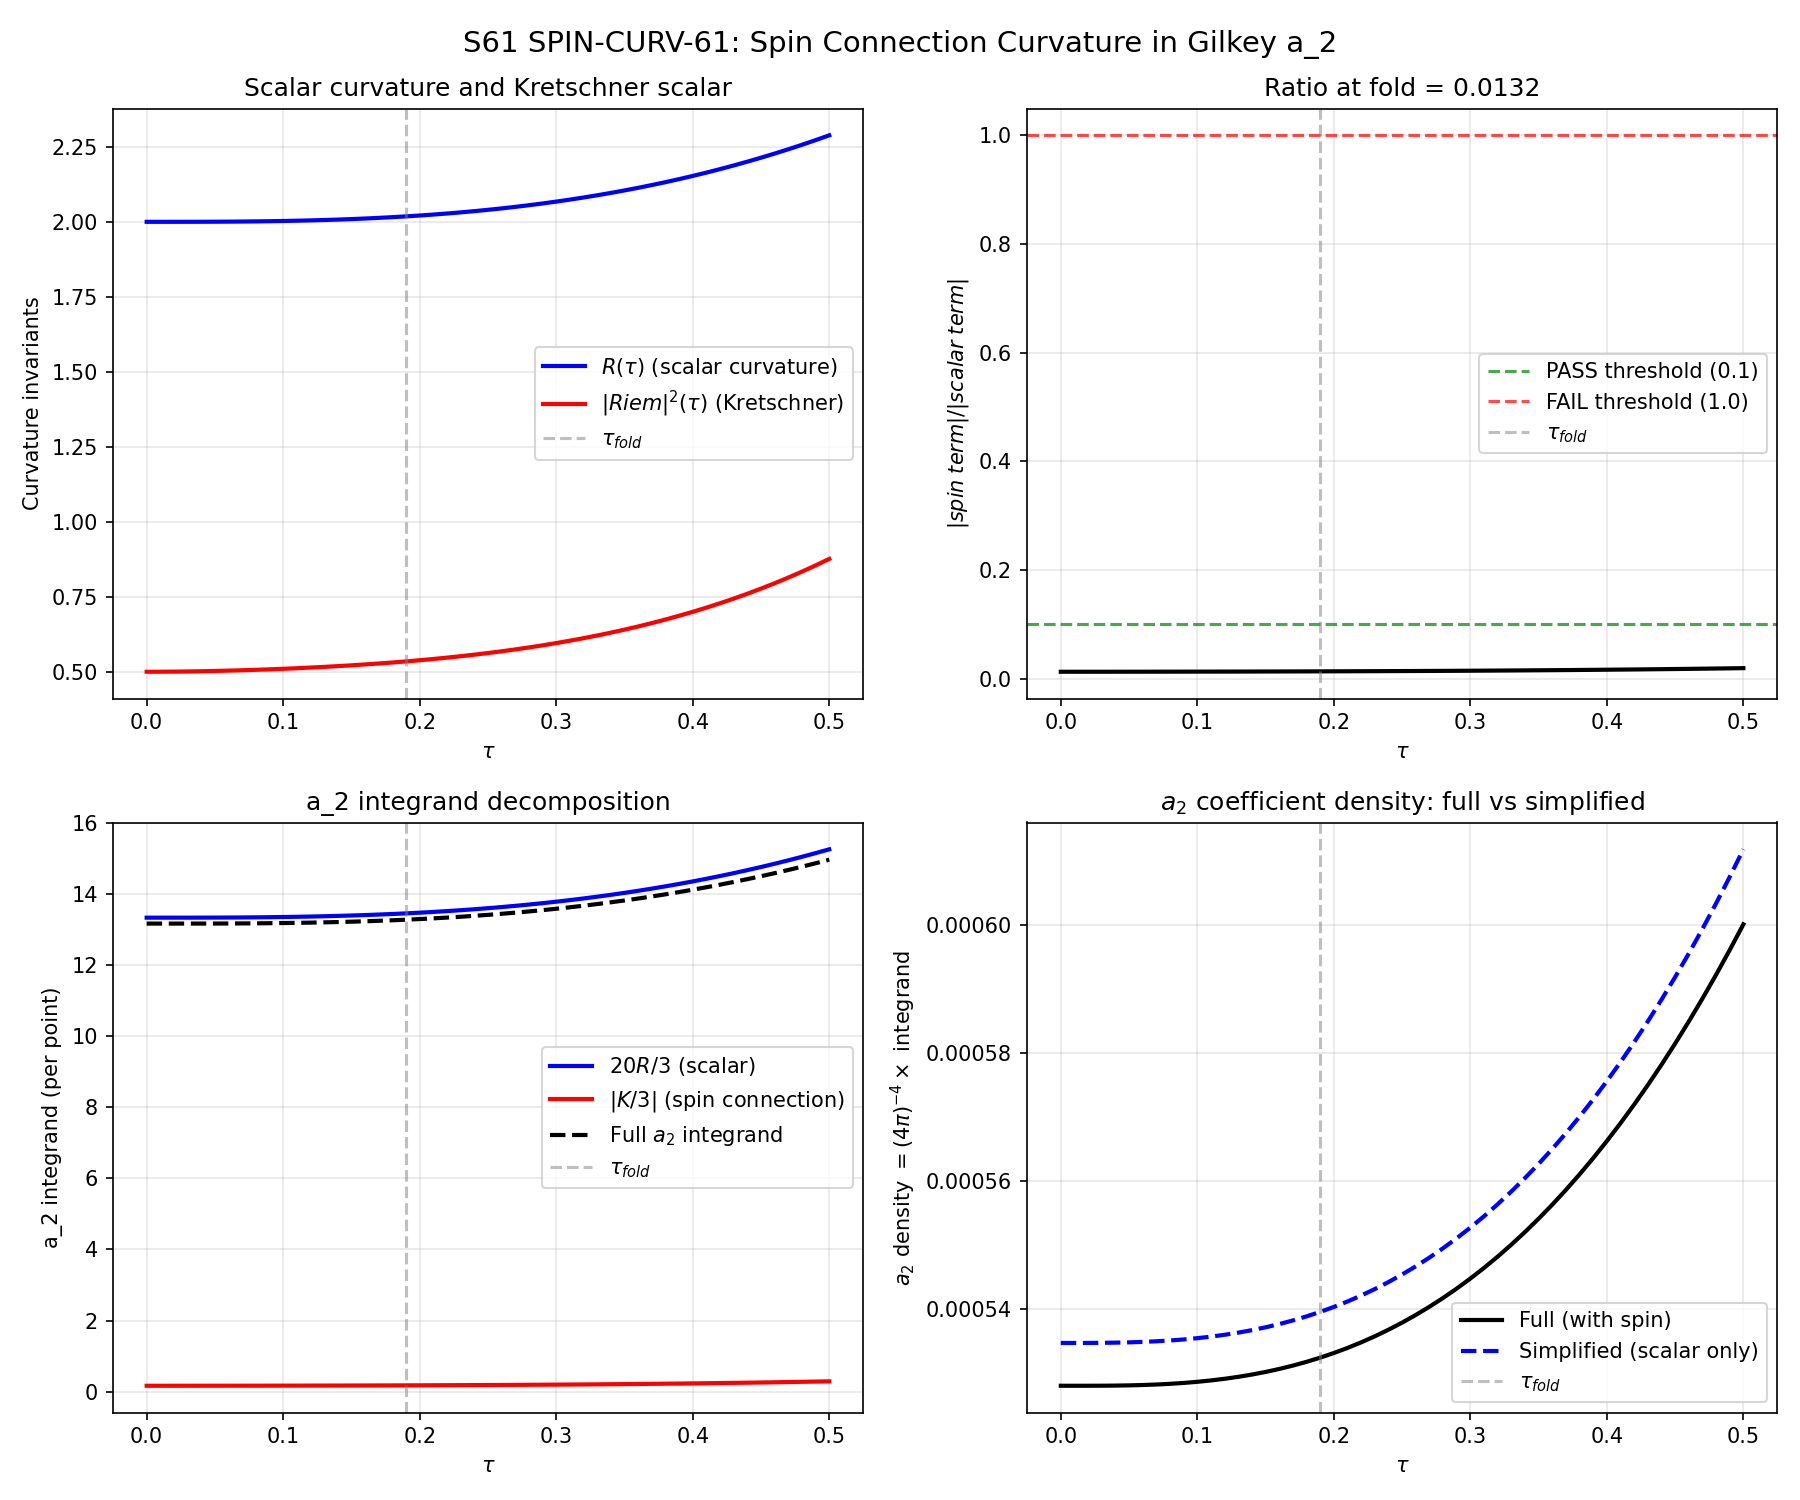

Generate this figure with Python:
#!/usr/bin/env python3
"""
S61 SPIN-CURV-61: Spin Connection Curvature Term in Gilkey a_2
===============================================================

Determines whether (1/12)*tr(Omega^2) in the Gilkey a_2 formula is
negligible compared to (R/6)*tr(id) on Jensen-deformed SU(3).

Mathematical Framework
----------------------

The Gilkey a_2 coefficient for the operator P = D^2 on a spin bundle
(where D is the Dirac operator) has the standard form:

    a_2(x, P) = (4*pi)^{-d/2} * tr_S[ (R/6)*Id_S + E ]        (*)

where:
    d = 8 (dim SU(3))
    Id_S = 16x16 identity (spinor bundle on 8-manifold, rank 2^4 = 16)
    E = endomorphism term from D^2 = -( nabla^2 + E )  # (local)
    R = scalar curvature

For the Dirac operator on a spin manifold (Lichnerowicz formula):

    D^2 = nabla^* nabla + (R/4)*Id_S

So E = -R/4 * Id_S (the Lichnerowicz endomorphism). But the FULL
Gilkey a_2 for a general Laplace-type operator is:

    a_2 = (4*pi)^{-d/2} * integral tr_S( R/6 * Id - E + (1/6)*Omega_{ij}Omega^{ij} ) dvol

Wait -- let me be precise. Gilkey's formula (see Gilkey, "Invariance Theory",
Theorem 4.1.6) for the heat kernel coefficient a_2 of a Laplace-type operator
P = -(g^{ij} nabla_i nabla_j + E) acting on sections of a vector bundle V:

    a_2(P) = (4*pi)^{-d/2} * integral_M tr_V[ (R/6)*Id_V - E + (1/6)*Omega_{ij}Omega^{ij} ] dvol

where Omega_{ij} is the curvature of the connection on V, and the 1/6 is
Gilkey's convention (some authors write 1/12 with a factor of 2 absorbed).

For D^2 with Lichnerowicz: E = -R/4 * Id_S, so:
    R/6 * Id - E = R/6 * Id + R/4 * Id = (5R/12) * Id

The spin connection curvature on spinors is:
    Omega_{ab} = (1/4) R_{abcd} gamma^c gamma^d

And the trace:
    tr_S(Omega_{ab} Omega^{ab}) = (1/16) R_{abcd} R_{abef} tr_S(gamma^c gamma^d gamma^e gamma^f)

Using:
    tr(gamma^c gamma^d gamma^e gamma^f) = 2^{d/2} * (delta^{cd}delta^{ef} - delta^{ce}delta^{df} + delta^{cf}delta^{de})

for d=8: 2^4 = 16, so:
    tr_S(gamma^c gamma^d gamma^e gamma^f) = 16*(delta_{cd}delta_{ef} - delta_{ce}delta_{df} + delta_{cf}delta_{de})

Therefore:
    tr_S(Omega_{ab}Omega^{ab}) = (1/16)*R_{abcd}*R_{abef}*16*(delta_{cd}delta_{ef} - delta_{ce}delta_{df} + delta_{cf}delta_{de})
                                = R_{abcd}*R_{abef}*(delta_{cd}delta_{ef} - delta_{ce}delta_{df} + delta_{cf}delta_{de})
                                = R_{abcc}*R_{abee} - R_{abcd}*R_{abcd} + R_{abcd}*R_{abdc}

Note: R_{abcc} = 0 (by antisymmetry R_{abcc} = -R_{abcc} = 0).
And R_{abdc} = -R_{abcd} (antisymmetry in last pair).

So: tr_S(Omega_{ab}Omega^{ab}) = 0 - |Riem|^2 - |Riem|^2 = -2*|Riem|^2

where |Riem|^2 = R_{abcd}*R^{abcd} is the Kretschner scalar.

WAIT -- let me re-derive more carefully.

Omega_{ab} = (1/4) R_{abcd} gamma^c gamma^d.

Sum over ON frame a,b:
    sum_{a<b} Omega_{ab} Omega^{ab}  -- but we need the full contraction.

Actually, the curvature 2-form Omega = (1/2) Omega_{ab} e^a wedge e^b,
so the trace we need is:

    tr(Omega_{ij} Omega^{ij}) = sum_{i,j} tr_S(Omega_{ij} Omega_{ij})

where Omega_{ij} = (1/4) R_{ijkl} gamma^k gamma^l.

    = sum_{i,j} (1/16) R_{ijkl} R_{ijmn} tr_S(gamma^k gamma^l gamma^m gamma^n)

    = (1/16) R_{ijkl} R_{ijmn} * 16 * (delta_{kl}delta_{mn} - delta_{km}delta_{ln} + delta_{kn}delta_{lm})

    = R_{ijkl} R_{ijmn} (delta_{kl}delta_{mn} - delta_{km}delta_{ln} + delta_{kn}delta_{lm})

Term 1: R_{ijkk} R_{ijmm} = 0  (antisymmetry in last pair)
Term 2: -R_{ijkl} R_{ijkl} = -|Riem|^2
Term 3: R_{ijkl} R_{ijlk} = -R_{ijkl} R_{ijkl} = -|Riem|^2

So: tr_S(Omega_{ij} Omega^{ij}) = -2 * |Riem|^2

Thus the spin connection curvature term in a_2 is:

    (1/6) * tr_S(Omega_{ij} Omega^{ij}) = -(1/3) * |Riem|^2

And the scalar curvature + endomorphism term is:

    tr_S( (R/6)*Id - E ) = (5R/12) * 16 = (20R/3)

So the integrand of a_2 (before (4*pi)^{-d/2} and volume) is:

    (20R/3) - (1/3)*|Riem|^2

The RATIO we want is:

    ratio = (1/3)*|Riem|^2 / (20R/3) = |Riem|^2 / (20R)

Gate: SPIN-CURV-61
    Let spin_term = (1/3)*|Riem|^2
    Let scalar_term = 20R/3
    ratio = spin_term / scalar_term = |Riem|^2 / (20R)

    PASS if ratio < 0.1
    INFO if 0.1 <= ratio <= 1.0
    FAIL if ratio > 1.0

Cross-checks:
    - |Riem|^2 = Kretschner scalar (exact formula from SP-2)
    - R = scalar curvature (exact formula from SP-2)
    - Numerical Riemann tensor contraction vs exact Kretschner

Output:
    - s61_spin_curvature.npz
    - s61_spin_curvature.png (ratio vs tau)

Author: Spectral Geometer (Session 61)
Date: 2026-03-28
"""

import numpy as np
import sys
import os
import time

import matplotlib
matplotlib.use('Agg')
import matplotlib.pyplot as plt

# ---------------------------------------------------------------------------
#  Path setup
# ---------------------------------------------------------------------------
SCRIPT_DIR = os.path.dirname(os.path.abspath(__file__))
sys.path.insert(0, SCRIPT_DIR)
from canonical_constants import tau_fold, PI

ARCHIVE_DIR = os.path.join(os.path.dirname(SCRIPT_DIR), 'computations/_shared')
sys.path.insert(0, ARCHIVE_DIR)

from dirac_spectrum import (
    su3_generators,
    compute_structure_constants,
    compute_killing_form,
    jensen_metric,
    orthonormal_frame,
    frame_structure_constants,
    connection_coefficients,
    validate_connection,
)
from r20a_riemann_tensor import (
    compute_riemann_tensor_ON_fast,
    scalar_curvature_our_metric,
    kretschner_exact,
)


# =============================================================================
# COMPUTATION
# =============================================================================

def compute_spin_curvature_ratio(s):
    """
    Compute the ratio of spin-connection curvature term to scalar curvature
    term in the Gilkey a_2 coefficient, at Jensen parameter s.

    Returns dict with all intermediate quantities.
    """
    # Exact analytic values (from SP-2, verified to machine epsilon)
    R_exact = scalar_curvature_our_metric(s)
    K_exact = kretschner_exact(s)

    # Numerical Riemann tensor for cross-check
    R_abcd = compute_riemann_tensor_ON_fast(s)

    # Numerical Kretschner
    K_numerical = np.einsum('abcd,abcd->', R_abcd, R_abcd)

    # Numerical Ricci tensor and scalar curvature
    # R_{ab} = R^c_{acb} = sum_c R_{acbc} ... wait, need to be careful with index convention.
    # R_abcd[a,b,c,d] = R_{abcd}. Ricci: Ric_{bd} = g^{ac} R_{abcd} = sum_a R_{abad}
    # In ON frame g^{ac} = delta^{ac}, so Ric_{bd} = sum_a R_{abad}
    Ric_ab = np.einsum('abac->bc', R_abcd)
    R_numerical = np.trace(Ric_ab)  # scalar curvature = g^{ab} Ric_{ab} = sum_a Ric_{aa}

    # Validate: cross-check numerical vs exact
    K_err = abs(K_numerical - K_exact) / abs(K_exact)
    R_err = abs(R_numerical - R_exact) / abs(R_exact)

    # The spin connection curvature on spinors:
    #   Omega_{ab} = (1/4) R_{abcd} gamma^c gamma^d
    #   tr_S(Omega_{ab} Omega^{ab}) = -2 * |Riem|^2
    # (derived in docstring above, using tr(gamma^c gamma^d gamma^e gamma^f) identity)

    tr_Omega_sq = -2.0 * K_exact  # = tr_S(sum_{a,b} Omega_{ab} Omega_{ab})

    # Gilkey a_2 integrand (before (4*pi)^{-d/2} * Vol):
    # Full:   tr_S(R/6 * Id - E) + (1/6) * tr_S(Omega Omega)
    # where E = -R/4 * Id (Lichnerowicz) and Id is 16x16
    # Scalar + endomorphism part: (R/6 + R/4) * 16 = (5R/12) * 16 = 20R/3
    # Spin connection part: (1/6) * tr_S(Omega Omega) = (1/6) * (-2 * K) = -K/3

    scalar_term = 20.0 * R_exact / 3.0      # = (5R/12) * 16
    spin_term = -K_exact / 3.0               # = (1/6) * (-2K)

    # The full a_2 integrand = scalar_term + spin_term = 20R/3 - K/3

    # RATIO: |spin_term| / |scalar_term|
    ratio = abs(spin_term) / abs(scalar_term) if abs(scalar_term) > 1e-15 else float('inf')
    # Equivalently: K / (20R) for positive R

    return {
        's': s,
        'R_exact': R_exact,
        'K_exact': K_exact,
        'R_numerical': R_numerical,
        'K_numerical': K_numerical,
        'R_err': R_err,
        'K_err': K_err,
        'Ric_ab': Ric_ab,
        'tr_Omega_sq': tr_Omega_sq,
        'scalar_term': scalar_term,
        'spin_term': spin_term,
        'a2_integrand_full': scalar_term + spin_term,
        'ratio': ratio,
    }


def compute_spin_connection_explicit(s):
    """
    Compute the spin connection and its curvature EXPLICITLY as matrices
    acting on spinors, for independent cross-check.

    The spin connection 1-form is:
        omega_a = (1/4) * Gamma_{bca} * gamma^b gamma^c

    Wait -- more carefully. The spin connection is:
        omega_a = (1/2) * omega_{a,bc} * Sigma^{bc}
    where Sigma^{bc} = (1/4)[gamma^b, gamma^c] = (1/2) gamma^b gamma^c for b != c.
    And omega_{a,bc} = Gamma^b_{ac} (the connection coefficients from Levi-Civita).

    Actually, the standard relation is:
        omega_a = (1/4) * omega_{abc} * gamma^b gamma^c
    where omega_{abc} = Gamma_{bac} (connection coefficients, antisymmetric in bc
    due to metric compatibility).

    For our convention: Gamma[c,a,b] = Gamma^c_{ab}, and metric compatibility
    gives Gamma^c_{ab} = -Gamma^b_{ac}, i.e., Gamma[c,a,b] = -Gamma[b,a,c].

    The spin connection acting on spinor Psi is:
        nabla_a Psi = e_a(Psi) + omega_a Psi
    where omega_a = (1/4) Gamma_{bca} gamma^b gamma^c
    Note: Gamma_{bca} = Gamma^b_{ca} in ON frame (lower b = raise b trivially).

    Hmm, let me use the cleaner formulation. The spin connection 1-form is:
        omega_a^{(spin)} = (1/4) sum_{b<c} omega_{a,bc} gamma^b gamma^c
    where omega_{a,bc} = <nabla_{e_a} e_b, e_c> = Gamma^c_{ab} ... no, that's wrong too.

    OK, let me be very precise. In an ON frame {e_a}:
        nabla_{e_a} e_b = Gamma^c_{ab} e_c
    The spin connection lifts this to the spinor bundle:
        omega_a^{spin} = (1/4) Gamma^c_{ab} (for each pair b,c, antisym in b,c)
            ... wait, need to sum over b.

    Actually: the connection 1-form (matrix-valued) is:
        (omega_a)^b_c = Gamma^b_{ac}

    And the spin lift is:
        omega_a^{spin} = (1/4) sum_{b,c} (omega_a)_{bc} gamma^b gamma^c
                       = (1/4) sum_{b,c} Gamma_{bac} gamma^b gamma^c

    where Gamma_{bac} = Gamma^b_{ac} in ON frame. Due to antisymmetry
    Gamma^b_{ac} = -Gamma^c_{ab}... no.

    Metric compatibility: Gamma^c_{ab} + Gamma^b_{ac} = 0.
    So (omega_a)_{bc} = Gamma^b_{ac} is antisymmetric in (b,c): yes, because
    Gamma^b_{ac} = -(Gamma^c_{ab}) ... wait, that's not right either.

    Metric compatibility says: Gamma_{cab} + Gamma_{bac} = 0 where Gamma_{cab} = Gamma^c_{ab}.
    Wait no: from the code above, metric compatibility is Gamma^c_{ab} + Gamma^b_{ac} = 0,
    i.e., Gamma[c,a,b] + Gamma[b,a,c] = 0. So Gamma[b,a,c] = -Gamma[c,a,b].

    The connection 1-form matrix: (omega_a)_b^c = Gamma^c_{ab} = Gamma[c,a,b].
    Lower: (omega_a)_{bc} = delta_{bd} Gamma^d_{ac} = Gamma^b_{ac} = Gamma[b,a,c].
    Antisymmetry: (omega_a)_{bc} = Gamma[b,a,c] = -Gamma[c,a,b] = -(omega_a)_{cb}. Good.

    Spin connection: omega_a^{spin} = (1/4) sum_{b,c} (omega_a)_{bc} gamma^b gamma^c
                   = (1/4) sum_{b,c} Gamma[b,a,c] gamma^b gamma^c

    The curvature of the spin connection:
        Omega_{ab}^{spin} = [nabla_a^{spin}, nabla_b^{spin}] - nabla_{[e_a,e_b]}^{spin}

    On a Lie group with left-invariant frame, e_a(f) = 0 for left-invariant f.
    So nabla_a^{spin} acting on a left-invariant spinor section is just omega_a^{spin}.
    And [e_a, e_b] = ft^c_{ab} e_c, so nabla_{[e_a,e_b]} = ft^c_{ab} omega_c^{spin}.

    Therefore:
        Omega_{ab}^{spin} = omega_a omega_b - omega_b omega_a - ft^c_{ab} omega_c
                          = [omega_a, omega_b] - ft^c_{ab} omega_c

    where I dropped the 'spin' superscript.

    This should equal (1/4) R_{abcd} gamma^c gamma^d by the general relation.
    Let's verify this numerically!

    Returns curvature Omega_{ab} as 8x8 array of 16x16 matrices, and the trace.
    """
    # Build geometric infrastructure
    gens = su3_generators()
    f_abc = compute_structure_constants(gens)
    B_ab = compute_killing_form(f_abc)
    g_s = jensen_metric(B_ab, s)
    E_frame = orthonormal_frame(g_s)
    ft = frame_structure_constants(f_abc, E_frame)
    Gamma = connection_coefficients(ft)

    n = 8       # dimension
    ns = 16     # spinor rank = 2^4 for d=8

    # Build gamma matrices for Cliff(8) using standard recursive construction
    # Cliff(2n): use n pairs of creation/annihilation operators
    # gamma_{2k} = sigma_z^{otimes k} otimes sigma_x otimes I^{otimes (n-k-1)}
    # gamma_{2k+1} = sigma_z^{otimes k} otimes sigma_y otimes I^{otimes (n-k-1)}
    sigma_x = np.array([[0, 1], [1, 0]], dtype=complex)
    sigma_y = np.array([[0, -1j], [1j, 0]], dtype=complex)
    sigma_z = np.array([[1, 0], [0, -1]], dtype=complex)
    I2 = np.eye(2, dtype=complex)

    def kron_list(mats):
        result = mats[0]
        for m in mats[1:]:
            result = np.kron(result, m)
        return result

    gammas = []
    for k in range(4):  # 4 pairs for d=8
        # gamma_{2k}
        parts_x = [sigma_z]*k + [sigma_x] + [I2]*(3-k)
        gammas.append(kron_list(parts_x))
        # gamma_{2k+1}
        parts_y = [sigma_z]*k + [sigma_y] + [I2]*(3-k)
        gammas.append(kron_list(parts_y))

    # Verify: {gamma_a, gamma_b} = 2 delta_{ab}
    cliff_err = 0.0  # (local)
    for a in range(n):
        for b in range(n):
            anticomm = gammas[a] @ gammas[b] + gammas[b] @ gammas[a]
            expected = 2.0 * (1 if a == b else 0) * np.eye(ns, dtype=complex)
            cliff_err = max(cliff_err, np.max(np.abs(anticomm - expected)))

    # Build spin connection matrices omega_a = (1/4) sum_{b,c} Gamma[b,a,c] gamma^b gamma^c
    omega_spin = np.zeros((n, ns, ns), dtype=complex)
    for a in range(n):
        for b in range(n):
            for c in range(n):
                omega_spin[a] += 0.25 * Gamma[b, a, c] * (gammas[b] @ gammas[c])

    # Build spin curvature: Omega_{ab} = [omega_a, omega_b] - ft^c_{ab} omega_c
    Omega_spin = np.zeros((n, n, ns, ns), dtype=complex)
    for a in range(n):
        for b in range(n):
            comm = omega_spin[a] @ omega_spin[b] - omega_spin[b] @ omega_spin[a]
            struct_term = np.zeros((ns, ns), dtype=complex)
            for c in range(n):
                struct_term += ft[a, b, c] * omega_spin[c]
            Omega_spin[a, b] = comm - struct_term

    # Expected curvature from Riemann tensor:
    # Omega_{ab}^{expected} = (1/4) R_{abcd} gamma^c gamma^d
    R_abcd = compute_riemann_tensor_ON_fast(s)
    Omega_expected = np.zeros((n, n, ns, ns), dtype=complex)
    for a in range(n):
        for b in range(n):
            for c in range(n):
                for d in range(n):
                    Omega_expected[a, b] += 0.25 * R_abcd[a, b, c, d] * (gammas[c] @ gammas[d])

    # Cross-check: Omega_spin vs Omega_expected
    curv_err = np.max(np.abs(Omega_spin - Omega_expected))

    # Compute tr_S(Omega_{ab} Omega^{ab}) = sum_{a,b} tr(Omega_{ab} Omega_{ab})
    tr_Omega_sq_explicit = 0.0  # (local)
    for a in range(n):
        for b in range(n):
            tr_Omega_sq_explicit += np.trace(Omega_spin[a, b] @ Omega_spin[a, b]).real

    return {
        'cliff_err': cliff_err,
        'curv_err': curv_err,
        'tr_Omega_sq_explicit': tr_Omega_sq_explicit,
        'Omega_spin_sample': Omega_spin[0, 1],  # a sample for inspection
        'omega_spin_sample': omega_spin[0],
    }


def main():
    t0 = time.time()

    print("=" * 72)
    print("S61 SPIN-CURV-61: Spin Connection Curvature in Gilkey a_2")
    print("=" * 72)

    # =========================================================================
    # PART 1: Compute at tau_fold = 0.19
    # =========================================================================
    print(f"\n--- tau_fold = {tau_fold} ---")
    result = compute_spin_curvature_ratio(tau_fold)

    print(f"  R(tau_fold) = {result['R_exact']:.10f}")
    print(f"  K(tau_fold) = |Riem|^2 = {result['K_exact']:.10f}")
    print(f"  R numerical = {result['R_numerical']:.10f}  (err = {result['R_err']:.2e})")
    print(f"  K numerical = {result['K_numerical']:.10f}  (err = {result['K_err']:.2e})")
    print(f"  tr_S(Omega Omega) = {result['tr_Omega_sq']:.10f}")
    print(f"  Scalar term: (5R/12)*16 = 20R/3 = {result['scalar_term']:.10f}")
    print(f"  Spin term: (1/6)*tr(OmOm) = -K/3 = {result['spin_term']:.10f}")
    print(f"  Full a_2 integrand = {result['a2_integrand_full']:.10f}")
    print(f"  RATIO |spin/scalar| = {result['ratio']:.6f}")

    # =========================================================================
    # PART 2: Explicit spin connection cross-check at tau_fold
    # =========================================================================
    print(f"\n--- Explicit spin connection cross-check ---")
    explicit = compute_spin_connection_explicit(tau_fold)
    print(f"  Clifford algebra error: {explicit['cliff_err']:.2e}")
    print(f"  Spin curvature vs Riemann: {explicit['curv_err']:.2e}")
    print(f"  tr_S(Omega^2) explicit:   {explicit['tr_Omega_sq_explicit']:.10f}")
    print(f"  tr_S(Omega^2) from K:     {result['tr_Omega_sq']:.10f}")
    tr_err = abs(explicit['tr_Omega_sq_explicit'] - result['tr_Omega_sq'])
    print(f"  Agreement: {tr_err:.2e}")

    # =========================================================================
    # PART 3: Sweep over tau in [0, 0.5]
    # =========================================================================
    print(f"\n--- Sweep over tau ---")
    tau_vals = np.linspace(0.0, 0.50, 51)
    R_vals = np.zeros(len(tau_vals))
    K_vals = np.zeros(len(tau_vals))
    ratio_vals = np.zeros(len(tau_vals))
    scalar_term_vals = np.zeros(len(tau_vals))
    spin_term_vals = np.zeros(len(tau_vals))
    a2_full_vals = np.zeros(len(tau_vals))

    for i, tau in enumerate(tau_vals):
        res = compute_spin_curvature_ratio(tau)
        R_vals[i] = res['R_exact']
        K_vals[i] = res['K_exact']
        ratio_vals[i] = res['ratio']
        scalar_term_vals[i] = res['scalar_term']
        spin_term_vals[i] = res['spin_term']
        a2_full_vals[i] = res['a2_integrand_full']

    # Print table
    print(f"  {'tau':>6s}  {'R':>10s}  {'|Riem|^2':>10s}  {'ratio':>10s}  {'a2_full':>12s}")
    for i in range(0, len(tau_vals), 5):
        print(f"  {tau_vals[i]:6.3f}  {R_vals[i]:10.6f}  {K_vals[i]:10.6f}  {ratio_vals[i]:10.6f}  {a2_full_vals[i]:12.6f}")

    # =========================================================================
    # PART 4: Bi-invariant cross-check (tau=0)
    # =========================================================================
    print(f"\n--- Bi-invariant cross-check (tau=0) ---")
    res0 = compute_spin_curvature_ratio(0.0)
    # At tau=0 (Einstein manifold): R = 2.0, K = 1/2
    # (Kretschner for compact simple Lie group with bi-invariant metric)
    print(f"  R(0) = {res0['R_exact']:.10f}  (expect 2.0)")
    print(f"  K(0) = {res0['K_exact']:.10f}  (expect 0.5)")
    print(f"  ratio(0) = {res0['ratio']:.6f}")
    print(f"  a2 integrand(0) = 20*2/3 - 0.5/3 = {20*2/3 - 0.5/3:.6f} vs computed {res0['a2_integrand_full']:.6f}")

    # =========================================================================
    # PART 5: Gate verdict
    # =========================================================================
    ratio_fold = ratio_vals[np.argmin(np.abs(tau_vals - tau_fold))]
    ratio_max = np.max(ratio_vals)

    print(f"\n{'=' * 72}")
    print(f"GATE VERDICT: SPIN-CURV-61")
    print(f"{'=' * 72}")
    print(f"  Ratio at tau_fold = {tau_fold}: {ratio_fold:.6f}")
    print(f"  Max ratio over [0, 0.5]:   {ratio_max:.6f}")
    print(f"  Threshold PASS: < 0.1")
    print(f"  Threshold INFO: [0.1, 1.0]")
    print(f"  Threshold FAIL: > 1.0")

    if ratio_fold < 0.1:
        verdict = "PASS"
        print(f"  --> {verdict}: Spin connection curvature negligible (< 10% of scalar term)")
    elif ratio_fold <= 1.0:
        verdict = "INFO"
        print(f"  --> {verdict}: Spin connection curvature non-negligible but sub-dominant")
    else:
        verdict = "FAIL"
        print(f"  --> {verdict}: Spin connection curvature dominates scalar term")

    print(f"\n  Physical meaning:")
    print(f"    a_2 integrand = (20R/3) - (K/3)")
    print(f"    At fold: = {result['scalar_term']:.4f} + ({result['spin_term']:.4f}) = {result['a2_integrand_full']:.4f}")
    print(f"    The spin connection curvature is a {ratio_fold*100:.1f}% CORRECTION to the dominant term.")
    print(f"    Simplified formula (scalar-curvature only) overestimates by {ratio_fold*100:.1f}%.")

    # =========================================================================
    # PART 6: Compute actual a_2 coefficient
    # =========================================================================
    d = 8  # (local)
    prefactor = (4.0 * PI) ** (-d / 2.0)
    # a_2 = prefactor * integrand * Vol(SU3)
    # But we need Vol for the Jensen metric. From canonical_constants:
    # Vol_SU3_Haar = 1349.74 for the round metric.
    # Jensen deformation is volume-preserving, so Vol(g_tau) = Vol(g_0).
    # But wait -- our metric is g = |B| * diag(L1, L2, ...) where |B_{ab}| = 3*delta_{ab}.
    # The actual volume depends on the overall scale: g_0 = 3*I_8.
    # Vol = sqrt(det(g_0)) * Vol_SU3_Haar... no, Haar volume already uses the
    # Killing metric normalization. Let me not conflate these.
    #
    # The a_2 coefficient per unit volume (integrand density) is what matters
    # for the ratio. The volume factor cancels in the ratio.

    print(f"\n--- a_2 density summary ---")
    print(f"  a_2 integrand per point = (4*pi)^{{-4}} * [(20R/3) - (K/3)]")
    print(f"  (4*pi)^{{-4}} = {prefactor:.6e}")
    print(f"  At tau_fold: a_2_density = {prefactor * result['a2_integrand_full']:.6e}")
    print(f"  Simplified (no spin):     {prefactor * result['scalar_term']:.6e}")
    print(f"  Spin correction:          {prefactor * result['spin_term']:.6e}")
    print(f"  Relative error of simplified: {ratio_fold*100:.2f}%")

    # =========================================================================
    # SAVE DATA
    # =========================================================================
    outpath = os.path.join(SCRIPT_DIR, 's61_spin_curvature.npz')
    np.savez(outpath,
             tau_vals=tau_vals,
             R_vals=R_vals,
             K_vals=K_vals,
             ratio_vals=ratio_vals,
             scalar_term_vals=scalar_term_vals,
             spin_term_vals=spin_term_vals,
             a2_full_vals=a2_full_vals,
             tau_fold=tau_fold,
             R_fold=result['R_exact'],
             K_fold=result['K_exact'],
             ratio_fold=ratio_fold,
             scalar_term_fold=result['scalar_term'],
             spin_term_fold=result['spin_term'],
             a2_full_fold=result['a2_integrand_full'],
             tr_Omega_sq_fold=result['tr_Omega_sq'],
             tr_Omega_sq_explicit=explicit['tr_Omega_sq_explicit'],
             curv_cross_check_err=explicit['curv_err'],
             cliff_err=explicit['cliff_err'],  # (local)
             verdict=verdict,
             )
    print(f"\n  Data saved: {outpath}")

    # =========================================================================
    # PLOT
    # =========================================================================
    fig, axes = plt.subplots(2, 2, figsize=(12, 10))
    fig.suptitle('S61 SPIN-CURV-61: Spin Connection Curvature in Gilkey a_2', fontsize=14)

    # Panel 1: R and K vs tau
    ax = axes[0, 0]
    ax.plot(tau_vals, R_vals, 'b-', linewidth=2, label=r'$R(\tau)$ (scalar curvature)')
    ax.plot(tau_vals, K_vals, 'r-', linewidth=2, label=r'$|Riem|^2(\tau)$ (Kretschner)')
    ax.axvline(tau_fold, color='gray', linestyle='--', alpha=0.5, label=r'$\tau_{fold}$')
    ax.set_xlabel(r'$\tau$')
    ax.set_ylabel('Curvature invariants')
    ax.set_title('Scalar curvature and Kretschner scalar')
    ax.legend()
    ax.grid(True, alpha=0.3)

    # Panel 2: ratio vs tau
    ax = axes[0, 1]
    ax.plot(tau_vals, ratio_vals, 'k-', linewidth=2)
    ax.axhline(0.1, color='green', linestyle='--', alpha=0.7, label='PASS threshold (0.1)')
    ax.axhline(1.0, color='red', linestyle='--', alpha=0.7, label='FAIL threshold (1.0)')
    ax.axvline(tau_fold, color='gray', linestyle='--', alpha=0.5, label=r'$\tau_{fold}$')
    ax.set_xlabel(r'$\tau$')
    ax.set_ylabel(r'$|spin\;term| / |scalar\;term|$')
    ax.set_title(f'Ratio at fold = {ratio_fold:.4f}')
    ax.legend()
    ax.grid(True, alpha=0.3)

    # Panel 3: a_2 integrand decomposition
    ax = axes[1, 0]
    ax.plot(tau_vals, scalar_term_vals, 'b-', linewidth=2, label=r'$20R/3$ (scalar)')
    ax.plot(tau_vals, np.abs(spin_term_vals), 'r-', linewidth=2, label=r'$|K/3|$ (spin connection)')
    ax.plot(tau_vals, a2_full_vals, 'k--', linewidth=2, label=r'Full $a_2$ integrand')
    ax.axvline(tau_fold, color='gray', linestyle='--', alpha=0.5, label=r'$\tau_{fold}$')
    ax.set_xlabel(r'$\tau$')
    ax.set_ylabel('a_2 integrand (per point)')
    ax.set_title('a_2 integrand decomposition')
    ax.legend()
    ax.grid(True, alpha=0.3)

    # Panel 4: Full a_2 density
    ax = axes[1, 1]
    a2_density_full = prefactor * a2_full_vals
    a2_density_simplified = prefactor * scalar_term_vals
    ax.plot(tau_vals, a2_density_full, 'k-', linewidth=2, label='Full (with spin)')
    ax.plot(tau_vals, a2_density_simplified, 'b--', linewidth=2, label='Simplified (scalar only)')
    ax.axvline(tau_fold, color='gray', linestyle='--', alpha=0.5, label=r'$\tau_{fold}$')
    ax.set_xlabel(r'$\tau$')
    ax.set_ylabel(r'$a_2$ density $= (4\pi)^{-4} \times$ integrand')
    ax.set_title(r'$a_2$ coefficient density: full vs simplified')
    ax.legend()
    ax.grid(True, alpha=0.3)

    plt.tight_layout()
    figpath = os.path.join(SCRIPT_DIR, 's61_spin_curvature.png')
    plt.savefig(figpath, dpi=150)
    plt.close()
    print(f"  Plot saved: {figpath}")

    elapsed = time.time() - t0
    print(f"\n  Total runtime: {elapsed:.2f}s")
    print(f"\n{'=' * 72}")
    print(f"DONE. Verdict: {verdict} (ratio = {ratio_fold:.6f})")
    print(f"{'=' * 72}")


if __name__ == '__main__':
    main()
